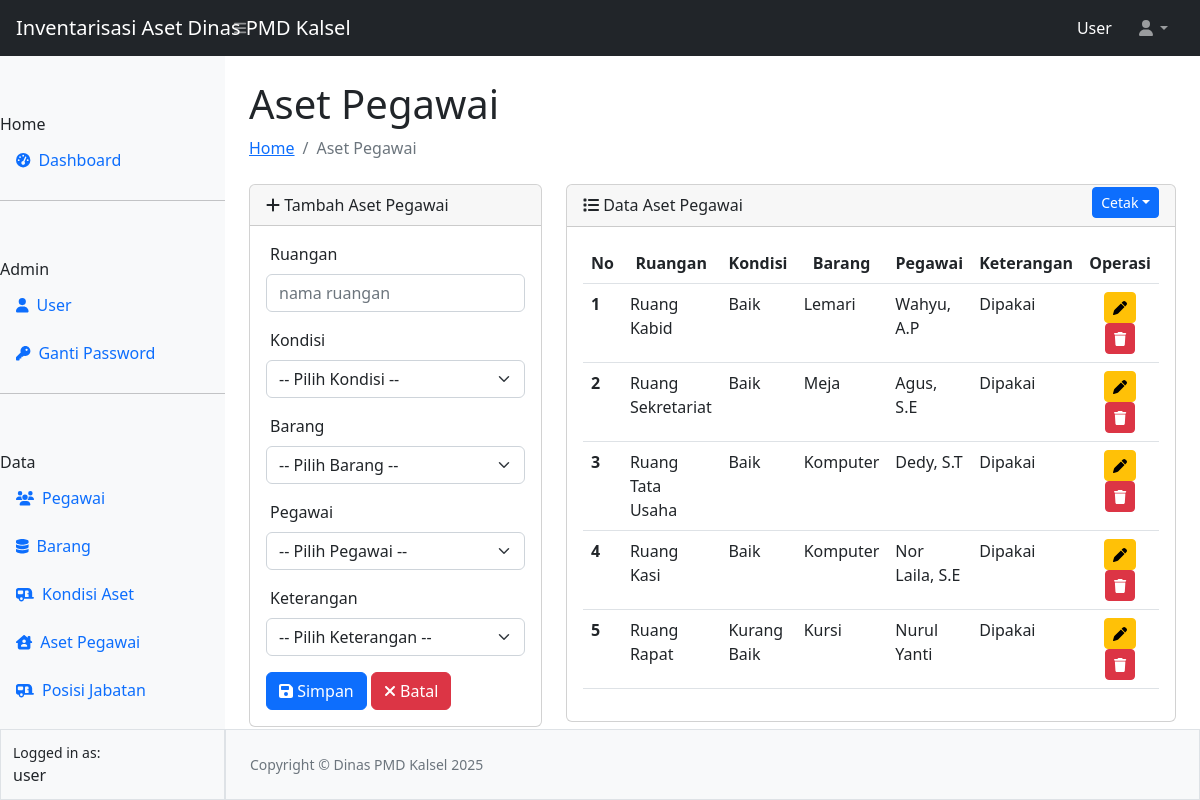
/ruangan/ruangan.php (signed in), run on the app's committed database.
### tables this page shows
CREATE TABLE `tbl_pgwrn` (
  `id` int(11) NOT NULL,
  `ruangan` varchar(100) NOT NULL,
  `kondisi` varchar(100) NOT NULL,
  `barang` varchar(100) NOT NULL,
  `pegawai` varchar(100) NOT NULL,
  `keterangan` varchar(100) NOT NULL
);

### ruangan/ruangan.php (the view, shortened to what this page needs)
<?php
require_once "../config.php";
require_once "../template/header.php";
require_once "../template/navbar.php";
require_once "../template/sidebar.php";
?>
<div id="layoutSidenav_content">
                <main>
                    <div class="container-fluid px-4">
                        <h1 class="mt-4">Aset Pegawai</h1>
                        <ol class="breadcrumb mb-4">
                            <li class="breadcrumb-item"><a href="../index.php">Home</a></li>
                            <li class="breadcrumb-item active">Aset Pegawai</li>
                        </ol>
                        <div class="row">
                          <div class="col-4">
                          <div class="card">
                    <div class="card-header">
                    <i class="fa-solid fa-plus"></i> Tambah Aset Pegawai
                    </div>
                    <div class="card-body">
                      <form action="prosesruangan.php" method="POST">
                      <div class="mb-3">
                        <label for="ruangan" class="form-label ps-1">Ruangan</label>
                        <input type="text" class="form-control" id="ruangan" name="ruangan" placeholder="nama ruangan" required>
                      </div>
                      <div class="mb-3">
                        <label for="kondisi" class="form-label ps-1">Kondisi</label>
                        <select name="kondisi" id="kondisi" class="form-select" required>
                          <option value="" selected>-- Pilih Kondisi --</option>
                        </select>
                      </div>
                      <div class="mb-3">
                        <label for="barang" class="form-label ps-1">Barang</label>
                        <select name="barang" id="barang" class="form-select" required>
                          <option value="" selected>-- Pilih Barang --</option>
                        </select>
                      </div>
                      <div class="mb-3">
                        <label for="pegawai" class="form-label ps-1">Pegawai</label>
                        <select name="pegawai" id="pegawai" class="form-select" required>
                          <option value="" selected>-- Pilih Pegawai --</option>
                        </select>
                      </div>
                      <div class="mb-3">
                        <label for="keterangan" class="form-label ps-1">Keterangan</label>
                        <select name="keterangan" id="keterangan" class="form-select" required>
                          <option value="" selected>-- Pilih Keterangan --</option>
                        </select>
                      </div>
                      <button type="submit" class="btn btn-primary" name="simpan"><i class="fa-solid fa-floppy-disk"></i> Simpan</button>
                      <button type="reset" class="btn btn-danger" name="reset"><i class="fa-solid fa-xmark"></i> Batal</button>
                      </form>
                    </div>
                    </div>
                          </div>
                          <div class="col-8">
                            <div class="card">
                            <div class="card-header">
                            <i class="fa-solid fa-list"></i> Data Aset Pegawai
                            <div class="dropdown" style="margin-top: -30px;">
                              <button class="btn btn-sm btn-primary dropdown-toggle float-end" type="button" data-bs-toggle="dropdown">Cetak</button>
                            </div>
                            </div>
                            <div class="card-body">
                            <table class="table table-hover"id="datatablesSimple">
  <thead>
    <tr>
      <th scope="col">No</th>
      <th scope="col"><center>Ruangan</center></th>
      <th scope="col"><center>Kondisi</center></th>
      <th scope="col"><center>Barang</center></th>
      <th scope="col"><center>Pegawai</center></th>
      <th scope="col"><center>Keterangan</center></th>
      <th scope="col"><center>Operasi</center></th>
    </tr>
  </thead>
  <tbody>
    <?php
    $no = 1;
    $queryRuangan = mysqli_query($koneksi, "SELECT * FROM tbl_pgwrn");
    while ($data = mysqli_fetch_array($queryRuangan)) { ?>
    <tr>
      <th scope="row"><?= $no++ ?></th>
      <td><?= $data['ruangan'] ?></td>
      <td><?= $data['kondisi'] ?></td>
      <td><?= $data['barang'] ?></td>
      <td><?= $data['pegawai'] ?></td>
      <td><?= $data['keterangan'] ?></td>
      <td align="center">
        <a href="editruangan.php?id=<?= $data['id'] ?>" class="btn btn-sm btn-warning" title="update ruangan"><i class="fa-solid fa-pen"></i></a>
        <button type="button" data-id="<?= $data['id'] ?>" id="btnHapus" class="btn btn-sm btn-danger" title="hapus ruangan"><i class="fa-solid fa-trash"></i></button>
      </td>
    </tr>
    <?php } ?>
  </tbody>
</table>
                            </div>
                            </div>
                          </div>
                        </div>
                    </div>
                </main>
<?php
require_once "../template/footer.php";
?>

### data on the page
tbl_pgwrn: ruangan "Ruang Kabid", kondisi "Baik", barang "Lemari", pegawai "Wahyu, A.P", keterangan "Dipakai"
tbl_pgwrn: ruangan "Ruang Sekretariat", kondisi "Baik", barang "Meja", pegawai "Agus, S.E", keterangan "Dipakai"
tbl_pgwrn: ruangan "Ruang Tata Usaha", kondisi "Baik", barang "Komputer", pegawai "Dedy, S.T", keterangan "Dipakai"
tbl_pgwrn: ruangan "Ruang Kasi", kondisi "Baik", barang "Komputer", pegawai "Nor Laila, S.E", keterangan "Dipakai"
tbl_pgwrn: ruangan "Ruang Rapat", kondisi "Kurang Baik", barang "Kursi", pegawai "Nurul Yanti", keterangan "Dipakai"

### other printed values
$_SESSION["ssUser"] "User"
$_SESSION["ssUser"] "user"
